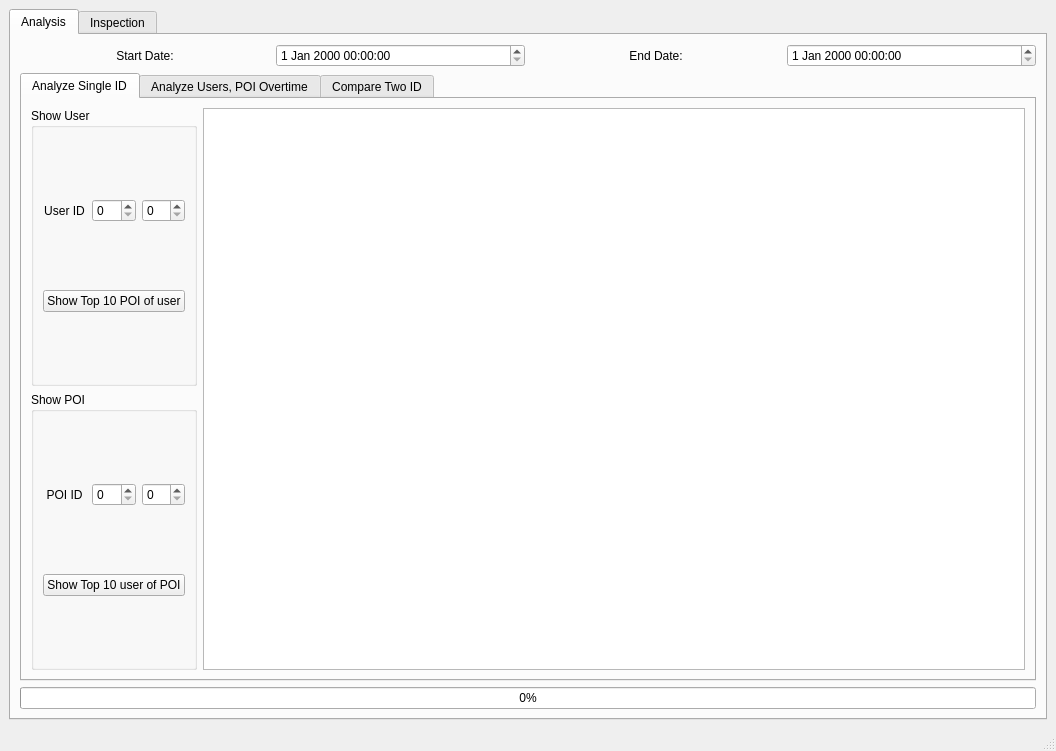
<?xml version="1.0" encoding="UTF-8"?>
<ui version="4.0">
 <class>MainWindow</class>
 <widget class="QMainWindow" name="MainWindow">
  <property name="geometry">
   <rect>
    <x>0</x>
    <y>0</y>
    <width>1056</width>
    <height>751</height>
   </rect>
  </property>
  <property name="windowTitle">
   <string>MainWindow</string>
  </property>
  <widget class="QWidget" name="centralwidget">
   <layout class="QVBoxLayout" name="verticalLayout">
    <item>
     <widget class="QTabWidget" name="tabWidget">
      <property name="currentIndex">
       <number>0</number>
      </property>
      <property name="tabBarAutoHide">
       <bool>false</bool>
      </property>
      <widget class="QWidget" name="tab">
       <attribute name="title">
        <string>Analysis</string>
       </attribute>
       <layout class="QVBoxLayout" name="verticalLayout_2">
        <item>
         <layout class="QHBoxLayout" name="horizontalLayoutDate1">
          <item>
           <widget class="QLabel" name="labelStartDate">
            <property name="text">
             <string>Start Date:</string>
            </property>
            <property name="alignment">
             <set>Qt::AlignCenter</set>
            </property>
           </widget>
          </item>
          <item>
           <widget class="QDateTimeEdit" name="dateTimeEditStart"/>
          </item>
          <item>
           <widget class="QLabel" name="labelEndDate">
            <property name="text">
             <string>End Date:</string>
            </property>
            <property name="alignment">
             <set>Qt::AlignCenter</set>
            </property>
           </widget>
          </item>
          <item>
           <widget class="QDateTimeEdit" name="dateTimeEditEnd"/>
          </item>
         </layout>
        </item>
        <item>
         <widget class="QTabWidget" name="tabWidget_2">
          <property name="currentIndex">
           <number>0</number>
          </property>
          <widget class="QWidget" name="tab_3">
           <attribute name="title">
            <string>Analyze Single ID</string>
           </attribute>
           <layout class="QHBoxLayout" name="horizontalLayout">
            <item>
             <layout class="QVBoxLayout" name="verticalLayout_13">
              <item>
               <widget class="QGroupBox" name="groupBoxUser1">
                <property name="title">
                 <string>Show User</string>
                </property>
                <layout class="QVBoxLayout" name="verticalLayout_3">
                 <item>
                  <layout class="QHBoxLayout" name="horizontalLayoutUser1">
                   <property name="sizeConstraint">
                    <enum>QLayout::SetDefaultConstraint</enum>
                   </property>
                   <item>
                    <widget class="QLabel" name="label">
                     <property name="text">
                      <string>User ID</string>
                     </property>
                     <property name="alignment">
                      <set>Qt::AlignCenter</set>
                     </property>
                    </widget>
                   </item>
                   <item>
                    <widget class="QSpinBox" name="spinBoxUIDSetLow"/>
                   </item>
                   <item>
                    <widget class="QSpinBox" name="spinBoxUIDSetHigh"/>
                   </item>
                  </layout>
                 </item>
                 <item>
                  <widget class="QPushButton" name="btnShowTopPOIFromUser">
                   <property name="text">
                    <string>Show Top 10 POI of user</string>
                   </property>
                  </widget>
                 </item>
                </layout>
               </widget>
              </item>
              <item>
               <widget class="QGroupBox" name="groupBoxPOI2">
                <property name="title">
                 <string>Show POI</string>
                </property>
                <layout class="QVBoxLayout" name="verticalLayout_12">
                 <item>
                  <layout class="QHBoxLayout" name="horizontalLayoutPOI1_2">
                   <property name="sizeConstraint">
                    <enum>QLayout::SetDefaultConstraint</enum>
                   </property>
                   <item>
                    <widget class="QLabel" name="label_21">
                     <property name="text">
                      <string>POI ID</string>
                     </property>
                     <property name="alignment">
                      <set>Qt::AlignCenter</set>
                     </property>
                    </widget>
                   </item>
                   <item>
                    <widget class="QSpinBox" name="spinBoxPOISetLow"/>
                   </item>
                   <item>
                    <widget class="QSpinBox" name="spinBoxPOISetHigh"/>
                   </item>
                  </layout>
                 </item>
                 <item>
                  <widget class="QPushButton" name="btnShowTopUserFromPOI">
                   <property name="text">
                    <string>Show Top 10 user of POI</string>
                   </property>
                  </widget>
                 </item>
                </layout>
               </widget>
              </item>
             </layout>
            </item>
            <item>
             <widget class="QChartView" name="singleChartView"/>
            </item>
           </layout>
          </widget>
          <widget class="QWidget" name="tab_4">
           <attribute name="title">
            <string>Analyze Users, POI Overtime</string>
           </attribute>
           <layout class="QHBoxLayout" name="horizontalLayout_7">
            <item>
             <layout class="QVBoxLayout" name="verticalLayout_4">
              <item>
               <widget class="QChartView" name="poiSelectView"/>
              </item>
              <item>
               <layout class="QHBoxLayout" name="horizontalLayoutLatitude1">
                <item>
                 <widget class="QLabel" name="labelLatitude1">
                  <property name="text">
                   <string>Latitude Bound:</string>
                  </property>
                 </widget>
                </item>
                <item>
                 <widget class="QDoubleSpinBox" name="latitudeBoundXMin">
                  <property name="minimum">
                   <double>-90.000000000000000</double>
                  </property>
                  <property name="maximum">
                   <double>90.000000000000000</double>
                  </property>
                  <property name="value">
                   <double>-90.000000000000000</double>
                  </property>
                 </widget>
                </item>
                <item>
                 <widget class="QDoubleSpinBox" name="latitudeBoundXMax">
                  <property name="minimum">
                   <double>-90.000000000000000</double>
                  </property>
                  <property name="maximum">
                   <double>90.000000000000000</double>
                  </property>
                  <property name="value">
                   <double>90.000000000000000</double>
                  </property>
                 </widget>
                </item>
               </layout>
              </item>
              <item>
               <layout class="QHBoxLayout" name="horizontalLayoutLongitude1">
                <item>
                 <widget class="QLabel" name="labelLongitude1">
                  <property name="text">
                   <string>Longitude Bound:</string>
                  </property>
                 </widget>
                </item>
                <item>
                 <widget class="QDoubleSpinBox" name="longitudeBoundXMin">
                  <property name="minimum">
                   <double>-180.000000000000000</double>
                  </property>
                  <property name="maximum">
                   <double>180.000000000000000</double>
                  </property>
                  <property name="value">
                   <double>-180.000000000000000</double>
                  </property>
                 </widget>
                </item>
                <item>
                 <widget class="QDoubleSpinBox" name="longitudeBoundXMax">
                  <property name="minimum">
                   <double>-180.000000000000000</double>
                  </property>
                  <property name="maximum">
                   <double>180.000000000000000</double>
                  </property>
                  <property name="value">
                   <double>180.000000000000000</double>
                  </property>
                 </widget>
                </item>
               </layout>
              </item>
              <item>
               <widget class="QPushButton" name="btnSetLatLongBound">
                <property name="text">
                 <string>Set Bound</string>
                </property>
               </widget>
              </item>
             </layout>
            </item>
            <item>
             <layout class="QVBoxLayout" name="verticalLayout_5">
              <item>
               <widget class="QChartView" name="totalUserOTView"/>
              </item>
              <item>
               <widget class="QPushButton" name="btnGeneratePOIOvertime">
                <property name="text">
                 <string>Calculate</string>
                </property>
               </widget>
              </item>
             </layout>
            </item>
           </layout>
          </widget>
          <widget class="QWidget" name="tab_5">
           <attribute name="title">
            <string>Compare Two ID</string>
           </attribute>
           <layout class="QHBoxLayout" name="horizontalLayout_12">
            <item>
             <layout class="QVBoxLayout" name="verticalLayout_8">
              <item>
               <widget class="QGroupBox" name="groupBoxUID1">
                <property name="title">
                 <string>Select User ID</string>
                </property>
                <layout class="QVBoxLayout" name="verticalLayout_6">
                 <item>
                  <layout class="QHBoxLayout" name="horizontalLayout_8">
                   <item>
                    <widget class="QLabel" name="label_7">
                     <property name="text">
                      <string>User 1 ID: </string>
                     </property>
                    </widget>
                   </item>
                   <item>
                    <widget class="QSpinBox" name="spinCompareUID11"/>
                   </item>
                   <item>
                    <widget class="QSpinBox" name="spinCompareUID12"/>
                   </item>
                  </layout>
                 </item>
                 <item>
                  <layout class="QHBoxLayout" name="horizontalLayout_9">
                   <item>
                    <widget class="QLabel" name="label_8">
                     <property name="text">
                      <string>User 2 ID: </string>
                     </property>
                    </widget>
                   </item>
                   <item>
                    <widget class="QSpinBox" name="spinCompareUID21"/>
                   </item>
                   <item>
                    <widget class="QSpinBox" name="spinCompareUID22"/>
                   </item>
                  </layout>
                 </item>
                 <item>
                  <widget class="QPushButton" name="btnCompareUsers">
                   <property name="text">
                    <string>Compare Users</string>
                   </property>
                  </widget>
                 </item>
                </layout>
               </widget>
              </item>
              <item>
               <widget class="QGroupBox" name="groupBoxPOI1">
                <property name="title">
                 <string>Select POI ID</string>
                </property>
                <layout class="QVBoxLayout" name="verticalLayout_7">
                 <item>
                  <layout class="QHBoxLayout" name="horizontalLayout_10">
                   <item>
                    <widget class="QLabel" name="label_9">
                     <property name="text">
                      <string>POI 1 ID: </string>
                     </property>
                    </widget>
                   </item>
                   <item>
                    <widget class="QSpinBox" name="spinComparePOI11"/>
                   </item>
                   <item>
                    <widget class="QSpinBox" name="spinComparePOI12"/>
                   </item>
                  </layout>
                 </item>
                 <item>
                  <layout class="QHBoxLayout" name="horizontalLayout_11">
                   <item>
                    <widget class="QLabel" name="label_10">
                     <property name="text">
                      <string>POI 2 ID: </string>
                     </property>
                    </widget>
                   </item>
                   <item>
                    <widget class="QSpinBox" name="spinComparePOI21"/>
                   </item>
                   <item>
                    <widget class="QSpinBox" name="spinComparePOI22"/>
                   </item>
                  </layout>
                 </item>
                 <item>
                  <widget class="QPushButton" name="btnComparePOI">
                   <property name="text">
                    <string>Compare POI</string>
                   </property>
                  </widget>
                 </item>
                </layout>
               </widget>
              </item>
             </layout>
            </item>
            <item>
             <widget class="QChartView" name="compareTwoChartView"/>
            </item>
           </layout>
          </widget>
         </widget>
        </item>
        <item>
         <widget class="QProgressBar" name="progressBar">
          <property name="value">
           <number>0</number>
          </property>
         </widget>
        </item>
       </layout>
      </widget>
      <widget class="QWidget" name="tab_2">
       <attribute name="title">
        <string>Inspection</string>
       </attribute>
       <layout class="QVBoxLayout" name="verticalLayout_9">
        <item>
         <widget class="QTabWidget" name="tabWidget_3">
          <property name="currentIndex">
           <number>1</number>
          </property>
          <widget class="QWidget" name="tab_6">
           <attribute name="title">
            <string>Trajectory Analysis</string>
           </attribute>
           <layout class="QVBoxLayout" name="verticalLayout_10">
            <item>
             <layout class="QHBoxLayout" name="horizontalLayout_13">
              <item>
               <widget class="QLabel" name="label_11">
                <property name="text">
                 <string>User ID Bound 1</string>
                </property>
                <property name="alignment">
                 <set>Qt::AlignCenter</set>
                </property>
               </widget>
              </item>
              <item>
               <widget class="QSpinBox" name="spinTrajectoryUID"/>
              </item>
              <item>
               <widget class="QPushButton" name="btnShowTrajectory">
                <property name="text">
                 <string>Show trajectory</string>
                </property>
               </widget>
              </item>
             </layout>
            </item>
            <item>
             <widget class="QChartView" name="trajectoryGraphView"/>
            </item>
            <item>
             <layout class="QHBoxLayout" name="horizontalLayout_14">
              <item>
               <widget class="QLabel" name="label_12">
                <property name="text">
                 <string>Move:       </string>
                </property>
               </widget>
              </item>
              <item>
               <widget class="QSlider" name="traSlider">
                <property name="enabled">
                 <bool>false</bool>
                </property>
                <property name="maximum">
                 <number>100</number>
                </property>
                <property name="orientation">
                 <enum>Qt::Horizontal</enum>
                </property>
               </widget>
              </item>
             </layout>
            </item>
            <item>
             <layout class="QHBoxLayout" name="horizontalLayout_18">
              <item>
               <layout class="QHBoxLayout" name="horizontalLayout_16">
                <item>
                 <widget class="QLabel" name="label_14">
                  <property name="text">
                   <string>User Longitude:</string>
                  </property>
                 </widget>
                </item>
                <item>
                 <widget class="QLineEdit" name="traLongitude">
                  <property name="readOnly">
                   <bool>true</bool>
                  </property>
                 </widget>
                </item>
               </layout>
              </item>
              <item>
               <layout class="QHBoxLayout" name="horizontalLayout_15">
                <item>
                 <widget class="QLabel" name="label_13">
                  <property name="text">
                   <string>User Latitude:</string>
                  </property>
                 </widget>
                </item>
                <item>
                 <widget class="QLineEdit" name="traLatitude">
                  <property name="readOnly">
                   <bool>true</bool>
                  </property>
                 </widget>
                </item>
               </layout>
              </item>
              <item>
               <layout class="QHBoxLayout" name="horizontalLayout_17">
                <item>
                 <widget class="QLabel" name="label_15">
                  <property name="text">
                   <string>Timestamp:</string>
                  </property>
                 </widget>
                </item>
                <item>
                 <widget class="QLineEdit" name="traTimeStamp">
                  <property name="readOnly">
                   <bool>true</bool>
                  </property>
                 </widget>
                </item>
               </layout>
              </item>
             </layout>
            </item>
           </layout>
          </widget>
          <widget class="QWidget" name="tab_7">
           <attribute name="title">
            <string>Prediction</string>
           </attribute>
           <layout class="QVBoxLayout" name="verticalLayout_11">
            <item>
             <widget class="QLabel" name="label_16">
              <property name="text">
               <string>Predict total user at a predicted datetime, it'll cache the calculation so you don't have to recalculate the algorithm for same ID</string>
              </property>
             </widget>
            </item>
            <item>
             <layout class="QHBoxLayout" name="horizontalLayout_19">
              <item>
               <widget class="QLabel" name="label_18">
                <property name="text">
                 <string>POI ID Left Bound</string>
                </property>
                <property name="alignment">
                 <set>Qt::AlignCenter</set>
                </property>
               </widget>
              </item>
              <item>
               <widget class="QSpinBox" name="spinPredictPOI1"/>
              </item>
              <item>
               <widget class="QLabel" name="label_2">
                <property name="text">
                 <string>POI ID Right Bound</string>
                </property>
                <property name="alignment">
                 <set>Qt::AlignCenter</set>
                </property>
               </widget>
              </item>
              <item>
               <widget class="QSpinBox" name="spinPredictPOI2"/>
              </item>
              <item>
               <widget class="QPushButton" name="btnGenerateCubic">
                <property name="text">
                 <string>Generate Interpolation Cache</string>
                </property>
               </widget>
              </item>
             </layout>
            </item>
            <item>
             <layout class="QHBoxLayout" name="horizontalLayout_20">
              <item>
               <widget class="QLabel" name="label_17">
                <property name="text">
                 <string>Current cache POI ID: </string>
                </property>
               </widget>
              </item>
              <item>
               <widget class="QLineEdit" name="labelNewtonCache">
                <property name="text">
                 <string>None</string>
                </property>
                <property name="readOnly">
                 <bool>true</bool>
                </property>
               </widget>
              </item>
              <item>
               <widget class="QLabel" name="label_19">
                <property name="text">
                 <string>Choose DateTime</string>
                </property>
                <property name="alignment">
                 <set>Qt::AlignCenter</set>
                </property>
               </widget>
              </item>
              <item>
               <widget class="QDateTimeEdit" name="predictDate">
                <property name="date">
                 <date>
                  <year>2009</year>
                  <month>9</month>
                  <day>1</day>
                 </date>
                </property>
                <property name="displayFormat">
                 <string>dd/MM/yyyy</string>
                </property>
               </widget>
              </item>
              <item>
               <widget class="QPushButton" name="btnShowPrediction">
                <property name="text">
                 <string>Predict</string>
                </property>
               </widget>
              </item>
             </layout>
            </item>
            <item>
             <widget class="QChartView" name="predictionGraphView"/>
            </item>
            <item>
             <layout class="QHBoxLayout" name="horizontalLayout_21">
              <item>
               <widget class="QLabel" name="label_20">
                <property name="text">
                 <string>Result Message: </string>
                </property>
                <property name="alignment">
                 <set>Qt::AlignCenter</set>
                </property>
               </widget>
              </item>
              <item>
               <widget class="QLineEdit" name="predictResultLabel">
                <property name="text">
                 <string>No message</string>
                </property>
                <property name="readOnly">
                 <bool>true</bool>
                </property>
               </widget>
              </item>
             </layout>
            </item>
           </layout>
          </widget>
         </widget>
        </item>
        <item>
         <widget class="QProgressBar" name="progressBar_2">
          <property name="value">
           <number>0</number>
          </property>
         </widget>
        </item>
       </layout>
      </widget>
     </widget>
    </item>
   </layout>
  </widget>
  <widget class="QStatusBar" name="statusbar"/>
 </widget>
 <customwidgets>
  <customwidget>
   <class>QChartView</class>
   <extends>QGraphicsView</extends>
   <header>QtCharts</header>
  </customwidget>
 </customwidgets>
 <resources/>
 <connections/>
</ui>
